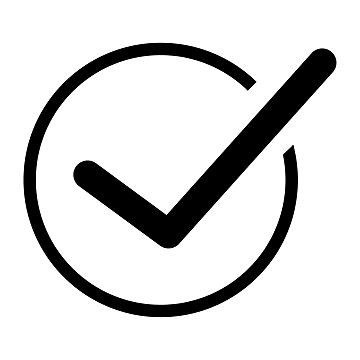
#> input picture image-10.jpg, 360 x 360 px, given in place of wide-logo.png, which was not available
$ python prepare-images.py
#> lines starting #> are read from the running program, lines starting #| are printed output that depends on the picture; pictures that were not available may be replaced by others from this repository, and a replacement may not be noted
#!/usr/bin/env python3
"""
prepare-images.py — one-off asset preparation. NOT part of the deploy path.

The site itself still has no build step: `public/` is uploaded as-is. This
script exists so the route from the supplied artwork in `assets/source-images/`
to the web assets in `public/images/` is reproducible and reviewable, rather
than a set of undocumented manual exports.

    pip install Pillow numpy
    python3 scripts/prepare-images.py

Three things it does, and why each one matters here:

1. SEPARATES EACH MARK FROM ITS OWN BACKGROUND.
   The artwork arrives on a dozen different grounds — olive, forest green,
   kraft paper, pale yellow, four shades of off-white. Dropped onto the site's
   linen as rectangles they would read as a mood board, not a diagram. Each
   mark is cut out by colour distance from its background, not by luminance:
   image-9 is coral on pale yellow, which no luminance threshold can separate.

2. EMITS THE MOTIFS AS GREYSCALE MASKS, NOT COLOURED IMAGES.
   `public/images/*.png` are luminance masks — white where the ink is. The
   colour is applied in CSS/SVG by the element the mask is applied to, which
   buys three things a coloured PNG cannot: the palette stays in styles.css
   where the rest of the palette lives, Windows High Contrast mode can
   substitute its own colour, and a one-channel PNG is roughly a third of the
   size of the RGBA equivalent. That last point is what keeps the home page
   inside its weight budget with eleven images on it.

3. CROPS AWAY CAPTIONS AND THIRD-PARTY WORDMARKS.
   Via the CROP boxes below rather than by hand, so a re-run cannot silently
   reintroduce them. See docs/IMAGES.md — cropping a wordmark out does not
   resolve the licensing question underneath it, and several of these still
   need clearing before launch.

Everything is emitted at roughly 2x the largest size the layout can ask for,
so the marks stay crisp on high-density displays without carrying pixels the
page can never use. That ceiling is the diagram's max-inline-size in
styles.css. It is deliberately set to the viewBox width — 41.25rem for 660
units — so one user unit is one CSS pixel and each emblem simply ships at
twice its height in units. Change that CSS value and every number in JOBS
needs recomputing, or the marks quietly go soft.
"""
import sys
from pathlib import Path

import numpy as np
from PIL import Image

ROOT = Path(__file__).resolve().parent.parent
SRC = ROOT / 'assets' / 'source-images'
OUT = ROOT / 'public' / 'images'
ICONS = ROOT / 'public'

# The icon is a flattened PNG rather than a mask, so it carries real colour.
# LOGO_INK is sampled from the supplied artwork, not invented: 7.4:1 on linen.
LOGO_INK = (0x7A, 0x3B, 0x43)
LINEN = (0xF7, 0xF5, 0xF0)

# Regions dropped before the mark is measured: printed captions, and wordmarks
# belonging to whoever originally published the artwork. Boxes are
# (left, top, right, bottom) in source pixels.
CROP = {
    'image-4.png': (0, 0, 1200, 950),        # drops the "UNITY" caption block
    'image-5.png': (0, 0, 735, 555),         # drops the HOMA MYKONOS wordmark
    'image-6.png': (0, 0, 563, 450),         # drops the studio watermark
    'vertical-logo.png': (0, 0, 1284, 558),  # mark only — the icon is square
}

# name -> (source, long edge in px, alpha ramp, ink weight)
#
# The ramp is (lo, hi) as a fraction of full ink distance. Artwork on textured
# paper needs a higher floor so the grain does not survive as a grey haze.
#
# The ink weight is a gamma applied after the mark is scaled down, and below 1
# it darkens. Solid silhouettes do not need it. Fine line work does: the big
# tree is drawn as thousands of individual leaf strokes, and averaging those
# down to 240px leaves a pale grey cloud that reads as a smudge beside the
# solid marks. Correcting it at the ramp instead would only thicken the
# strokes at full size and still wash out once scaled.
JOBS = {
    'logo-wide':       ('wide-logo.png',    520, (0.30, 0.62), 1.0),
    'self-figure':     ('image-1.jpg',      232, (0.20, 0.52), 0.85),
    'self-seated':     ('image-11.jpg',     88, (0.22, 0.55), 1.0),
    'env-tree':        ('image-3.png',      220, (0.12, 0.40), 0.45),
    'env-sapling':     ('image-2.png',      112, (0.18, 0.50), 0.65),
    'others-reaching': ('image-6.png',      112, (0.20, 0.55), 1.0),
    'others-family':   ('image-4.png',      120, (0.20, 0.55), 1.0),
    'others-circle':   ('image-5.png',      108, (0.20, 0.55), 0.8),
    'others-hands':    ('image-7.png',      104, (0.18, 0.50), 1.0),
    'others-holding':  ('image-8.png',      112, (0.18, 0.50), 1.0),
    'others-pair':     ('image-9.png',      96, (0.18, 0.50), 1.0),
    'tick':            ('image-10.jpg',     128, (0.18, 0.50), 1.0),
}

# The square icons are all cut from the vertical logo. This deliberately sits
# outside JOBS: the icons are flattened colour PNGs built from this mask in
# memory, so the mask itself is an intermediate. Putting it in JOBS would write
# it into public/images/ and deploy 26 KB that no page ever asks for.
ICON_SOURCE = ('vertical-logo.png', 512, (0.30, 0.62), 1.0)

ICON_SIZES = {
    'favicon-32.png': 32,
    'apple-touch-icon.png': 180,
    'icon-192.png': 192,
    'icon-512.png': 512,
}


def background(a):
    """Median colour of a 2%-wide border frame."""
    h, w, _ = a.shape
    m = max(2, int(min(h, w) * 0.02))
    edge = np.concatenate([
        a[:m].reshape(-1, 3), a[-m:].reshape(-1, 3),
        a[:, :m].reshape(-1, 3), a[:, -m:].reshape(-1, 3),
    ])
    return np.median(edge, axis=0)


def separate(source, lo, hi):
    """Cut the mark out of its background. Returns a trimmed float mask, 0..1."""
#> called with source = 'wide-logo.png', lo = 0.3, hi = 0.62
    im = Image.open(SRC / source).convert('RGB')
    if source in CROP:
        im = im.crop(CROP[source])
    a = np.asarray(im, dtype=np.float32)

    d = np.linalg.norm(a - background(a), axis=2)
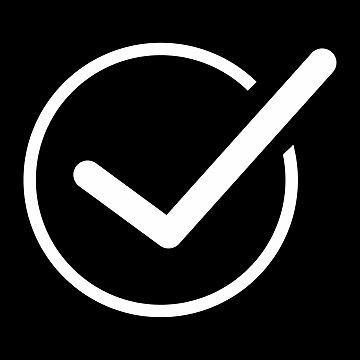
#> d: shape (360, 360) float32; min 0, max 441.7, mean 66; drawn with min black and max white
    t = np.clip(np.clip(d / np.percentile(d, 99.5), 0, 1) - lo, 0, None) / (hi - lo)
    t = np.clip(t, 0, 1)
    mask = t * t * (3 - 2 * t)                     # smoothstep

    ys, xs = np.where(mask > 0.30)                 # trim to the mark itself
#> ys = 19479 values from 43 to 316; xs = 19479 values, max 336 at index 1867, min 23 at index 9228, mean 180.2
    if len(xs) == 0:
        raise SystemExit(f'{source}: no mark found')
    return mask[ys.min():ys.max() + 1, xs.min():xs.max() + 1]
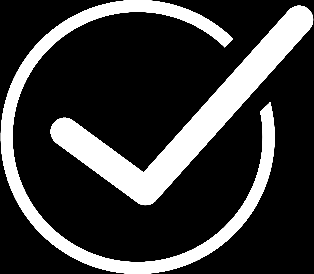
#> returned value: shape (274, 314) float32; min 0, max 1, mean 0.226


def fit(mask, long_edge, weight=1.0):
    """Greyscale image of the mask, scaled so its long edge is long_edge.

    The weight gamma is applied after scaling, because it is the scaling that
    thins the line work — correcting before would be undone by the resample.
    """
#> called with long_edge = 520, weight = 1
    h, w = mask.shape
#> h = 274; w = 314
    scale = min(1.0, long_edge / max(w, h))
#> scale = 1
    img = Image.fromarray((mask * 255).astype(np.uint8), 'L')
    if scale < 1.0:
        img = img.resize((max(1, round(w * scale)), max(1, round(h * scale))), Image.LANCZOS)
    if weight != 1.0:
        a = np.asarray(img, dtype=np.float32) / 255.0
        img = Image.fromarray((np.power(a, weight) * 255).astype(np.uint8), 'L')
    return img


def build_icons(mark):
    """Square app icons: the logo mark inked on an opaque linen ground.

    Opaque rather than transparent because a maroon mark on a dark browser
    tab strip would measure about 2:1. On its own linen square it is 7.4:1
    wherever the icon ends up.
    """
    for name, size in ICON_SIZES.items():
        inner = round(size * 0.82)
        m = mark.copy()
        m.thumbnail((inner, inner), Image.LANCZOS)
        tile = Image.new('RGB', (size, size), LINEN)
        ink = Image.new('RGB', m.size, LOGO_INK)
        tile.paste(ink, ((size - m.width) // 2, (size - m.height) // 2), m)
        # Two colours and the antialiasing between them: a 64-entry palette is
        # indistinguishable from truecolour here and a quarter of the bytes.
        tile = tile.quantize(colors=64, method=Image.MEDIANCUT, dither=Image.NONE)
        dest = ICONS / name
        tile.save(dest, optimize=True)
        yield dest, size, size, dest.stat().st_size


def main():
    OUT.mkdir(parents=True, exist_ok=True)
    rows, total = [], 0

    for name, (source, long_edge, ramp, weight) in JOBS.items():
        img = fit(separate(source, *ramp), long_edge, weight)
        dest = OUT / f'{name}.png'
        img.save(dest, optimize=True)
#> (the run stopped early here; a loop or call above may not have finished)
